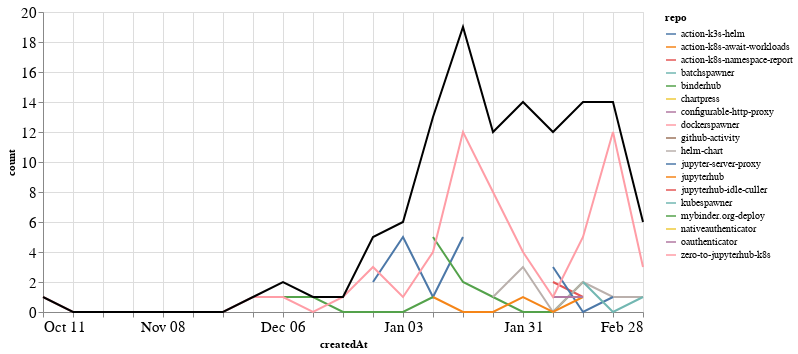

Notebook code cell kept with this figure:
### Markdown cell above
### PRs

### Code cell
prs_time = prs.groupby('repo').resample('W', on='createdAt').count()['author'].reset_index()
prs_time = prs_time.rename(columns={'author': 'count'})
prs_time_total = prs_time.groupby('createdAt').agg({"count": "sum"}).reset_index()

ch1 = alt.Chart(prs_time, width=600).mark_line().encode(
    x='createdAt',
    y='count',
    color='repo',
    tooltip="repo"
)

ch2 = alt.Chart(prs_time_total, width=600).mark_line(color="black").encode(
    x='createdAt',
    y='count',
)

ch1 + ch2

### Figure 1 — Vega-Lite specification as saved in the notebook (floating-point values rounded to 4 significant figures)
{"config": {"axisLeft": {"labelFontSize": 15}, "axisBottom": {"labelFontSize": 15}}, "layer": [{"data": {"name": "data-35bad38e02274c8b72ef97628f13cfa8"}, "mark": "line", "encoding": {"color": {"type": "nominal", "field": "repo"}, "tooltip": {"type": "nominal", "field": "repo"}, "x": {"type": "temporal", "field": "createdAt"}, "y": {"type": "quantitative", "field": "count"}}, "width": 600}, {"data": {"name": "data-a8c7f969cfea0a1ea6053a5dbf1a0ce8"}, "mark": {"type": "line", "color": "black"}, "encoding": {"x": {"type": "temporal", "field": "createdAt"}, "y": {"type": "quantitative", "field": "count"}}, "width": 600}], "$schema": "https://vega.github.io/schema/vega-lite/v4.8.1.json", "datasets": {"data-35bad38e02274c8b72ef97628f13cfa8": [{"repo": "action-k3s-helm", "createdAt": "2020-12-27T00:00:00", "count": 2}, {"repo": "action-k3s-helm", "createdAt": "2021-01-03T00:00:00", "count": 5}, {"repo": "action-k3s-helm", "createdAt": "2021-01-10T00:00:00", "count": 1}, {"repo": "action-k3s-helm", "createdAt": "2021-01-17T00:00:00", "count": 5}, {"repo": "action-k8s-await-workloads", "createdAt": "2021-02-07T00:00:00", "count": 3}, {"repo": "action-k8s-namespace-report", "createdAt": "2021-02-07T00:00:00", "count": 2}, {"repo": "action-k8s-namespace-report", "createdAt": "2021-02-14T00:00:00", "count": 1}, {"repo": "batchspawner", "createdAt": "2021-01-31T00:00:00", "count": 1}, {"repo": "binderhub", "createdAt": "2021-01-10T00:00:00", "count": 5}, {"repo": "binderhub", "createdAt": "2021-01-17T00:00:00", "count": 2}, {"repo": "binderhub", "createdAt": "2021-01-24T00:00:00", "count": 1}, {"repo": "binderhub", "createdAt": "2021-01-31T00:00:00", "count": 0}, {"repo": "binderhub", "createdAt": "2021-02-07T00:00:00", "count": 0}, {"repo": "binderhub", "createdAt": "2021-02-14T00:00:00", "count": 2}, {"repo": "chartpress", "createdAt": "2021-01-24T00:00:00", "count": 2}, {"repo": "configurable-http-proxy", "createdAt": "2021-02-07T00:00:00", "count": 2}, {"repo": "dockerspawner", "createdAt": "2021-02-28T00:00:00", "count": 1}, {"repo": "github-activity", "createdAt": "2021-01-10T00:00:00", "count": 1}, {"repo": "helm-chart", "createdAt": "2021-01-24T00:00:00", "count": 1}, {"repo": "helm-chart", "createdAt": "2021-01-31T00:00:00", "count": 3}, {"repo": "helm-chart", "createdAt": "2021-02-07T00:00:00", "count": 0}, {"repo": "helm-chart", "createdAt": "2021-02-14T00:00:00", "count": 2}, {"repo": "helm-chart", "createdAt": "2021-02-21T00:00:00", "count": 1}, {"repo": "helm-chart", "createdAt": "2021-02-28T00:00:00", "count": 1}, {"repo": "jupyter-server-proxy", "createdAt": "2021-02-07T00:00:00", "count": 3}, {"repo": "jupyter-server-proxy", "createdAt": "2021-02-14T00:00:00", "count": 0}, {"repo": "jupyter-server-proxy", "createdAt": "2021-02-21T00:00:00", "count": 1}, {"repo": "jupyterhub", "createdAt": "2021-01-10T00:00:00", "count": 1}, {"repo": "jupyterhub", "createdAt": "2021-01-17T00:00:00", "count": 0}, {"repo": "jupyterhub", "createdAt": "2021-01-24T00:00:00", "count": 0}, {"repo": "jupyterhub", "createdAt": "2021-01-31T00:00:00", "count": 1}, {"repo": "jupyterhub", "createdAt": "2021-02-07T00:00:00", "count": 0}, {"repo": "jupyterhub", "createdAt": "2021-02-14T00:00:00", "count": 1}, {"repo": "jupyterhub-idle-culler", "createdAt": "2021-01-31T00:00:00", "count": 1}, {"repo": "kubespawner", "createdAt": "2021-02-14T00:00:00", "count": 2}, {"repo": "kubespawner", "createdAt": "2021-02-21T00:00:00", "count": 0}, {"repo": "kubespawner", "createdAt": "2021-02-28T00:00:00", "count": 1}, {"repo": "mybinder.org-deploy", "createdAt": "2020-12-06T00:00:00", "count": 1}, {"repo": "mybinder.org-deploy", "createdAt": "2020-12-13T00:00:00", "count": 1}, {"repo": "mybinder.org-deploy", "createdAt": "2020-12-20T00:00:00", "count": 0}, {"repo": "mybinder.org-deploy", "createdAt": "2020-12-27T00:00:00", "count": 0}, {"repo": "mybinder.org-deploy", "createdAt": "2021-01-03T00:00:00", "count": 0}, {"repo": "mybinder.org-deploy", "createdAt": "2021-01-10T00:00:00", "count": 1}, {"repo": "nativeauthenticator", "createdAt": "2021-01-31T00:00:00", "count": 4}, {"repo": "oauthenticator", "createdAt": "2021-02-07T00:00:00", "count": 1}, {"repo": "oauthenticator", "createdAt": "2021-02-14T00:00:00", "count": 1}, {"repo": "zero-to-jupyterhub-k8s", "createdAt": "2020-10-11T00:00:00", "count": 1}, {"repo": "zero-to-jupyterhub-k8s", "createdAt": "2020-10-18T00:00:00", "count": 0}, {"repo": "zero-to-jupyterhub-k8s", "createdAt": "2020-10-25T00:00:00", "count": 0}, {"repo": "zero-to-jupyterhub-k8s", "createdAt": "2020-11-01T00:00:00", "count": 0}, {"repo": "zero-to-jupyterhub-k8s", "createdAt": "2020-11-08T00:00:00", "count": 0}, {"repo": "zero-to-jupyterhub-k8s", "createdAt": "2020-11-15T00:00:00", "count": 0}, {"repo": "zero-to-jupyterhub-k8s", "createdAt": "2020-11-22T00:00:00", "count": 0}, {"repo": "zero-to-jupyterhub-k8s", "createdAt": "2020-11-29T00:00:00", "count": 1}, {"repo": "zero-to-jupyterhub-k8s", "createdAt": "2020-12-06T00:00:00", "count": 1}, {"repo": "zero-to-jupyterhub-k8s", "createdAt": "2020-12-13T00:00:00", "count": 0}, {"repo": "zero-to-jupyterhub-k8s", "createdAt": "2020-12-20T00:00:00", "count": 1}, {"repo": "zero-to-jupyterhub-k8s", "createdAt": "2020-12-27T00:00:00", "count": 3}, {"repo": "zero-to-jupyterhub-k8s", "createdAt": "2021-01-03T00:00:00", "count": 1}, {"repo": "zero-to-jupyterhub-k8s", "createdAt": "2021-01-10T00:00:00", "count": 4}, {"repo": "zero-to-jupyterhub-k8s", "createdAt": "2021-01-17T00:00:00", "count": 12}, {"repo": "zero-to-jupyterhub-k8s", "createdAt": "2021-01-24T00:00:00", "count": 8}, {"repo": "zero-to-jupyterhub-k8s", "createdAt": "2021-01-31T00:00:00", "count": 4}, {"repo": "zero-to-jupyterhub-k8s", "createdAt": "2021-02-07T00:00:00", "count": 1}, {"repo": "zero-to-jupyterhub-k8s", "createdAt": "2021-02-14T00:00:00", "count": 5}, {"repo": "zero-to-jupyterhub-k8s", "createdAt": "2021-02-21T00:00:00", "count": 12}, {"repo": "zero-to-jupyterhub-k8s", "createdAt": "2021-02-28T00:00:00", "count": 3}], "data-a8c7f969cfea0a1ea6053a5dbf1a0ce8": [{"createdAt": "2020-10-11T00:00:00", "count": 1}, {"createdAt": "2020-10-18T00:00:00", "count": 0}, {"createdAt": "2020-10-25T00:00:00", "count": 0}, {"createdAt": "2020-11-01T00:00:00", "count": 0}, {"createdAt": "2020-11-08T00:00:00", "count": 0}, {"createdAt": "2020-11-15T00:00:00", "count": 0}, {"createdAt": "2020-11-22T00:00:00", "count": 0}, {"createdAt": "2020-11-29T00:00:00", "count": 1}, {"createdAt": "2020-12-06T00:00:00", "count": 2}, {"createdAt": "2020-12-13T00:00:00", "count": 1}, {"createdAt": "2020-12-20T00:00:00", "count": 1}, {"createdAt": "2020-12-27T00:00:00", "count": 5}, {"createdAt": "2021-01-03T00:00:00", "count": 6}, {"createdAt": "2021-01-10T00:00:00", "count": 13}, {"createdAt": "2021-01-17T00:00:00", "count": 19}, {"createdAt": "2021-01-24T00:00:00", "count": 12}, {"createdAt": "2021-01-31T00:00:00", "count": 14}, {"createdAt": "2021-02-07T00:00:00", "count": 12}, {"createdAt": "2021-02-14T00:00:00", "count": 14}, {"createdAt": "2021-02-21T00:00:00", "count": 14}, {"createdAt": "2021-02-28T00:00:00", "count": 6}]}}
